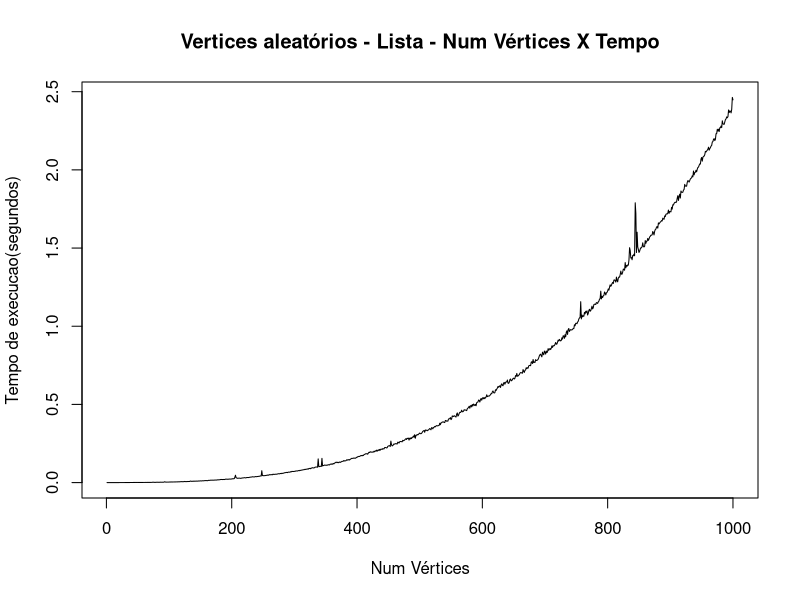
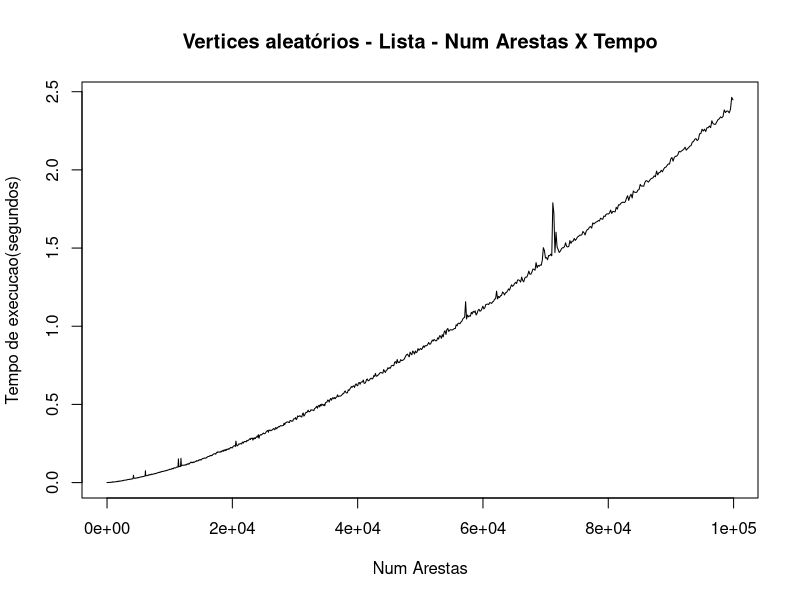

These figures' R source, in order:
dataList = read.csv('Project_2/digraphList.csv')

plot(x = dataList$num_vertices, y = dataList$execution_time, 
type = "l",
  xlab = "Num Vértices",
  ylab = "Tempo de execucao(segundos)",
  main = "Vertices aleatórios - Lista - Num Vértices X Tempo"
)

plot(x = dataList$num_arestas, y = dataList$execution_time, 
type = "l",
  xlab = "Num Arestas",
  ylab = "Tempo de execucao(segundos)",
  main = "Vertices aleatórios - Lista - Num Arestas X Tempo"
)
